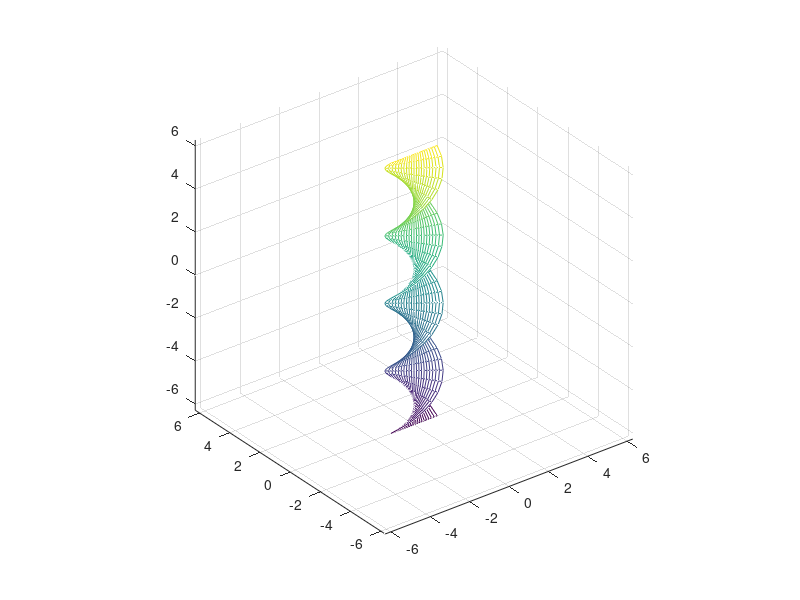

Here is the MATLAB script that generated this plot: (Note: this script raises an error after producing the figure.)
% Geometria Diferencial, FME, UPC
% 2018/9

% Llista 2: Superficies
% Solucions en Matlab a alguns problemes

% problema 2
% dibuixem l'helicoide
u=linspace(-2*pi,2*pi,41);
v=linspace(-1,1,21);
[u2,v2]=ndgrid(u,v);
x2=sinh(v2).*cos(u2);
y2=sinh(v2).*sin(u2);
z2=u2;
figure(1)
mesh(x2,y2,z2);
axis equal
alpha(0.50) % fraccio de transparencia de la superficie
xlabel('x');
ylabel('y');
zlabel('z');

% problema 3
% dibuix del paraboloide hiperbolic segons paramertizacio (b)
u=linspace(-1.5,1.5,31);
v=linspace(-1,1,21);
[u2,v2]=ndgrid(u,v);
x2=u2+v2;
y2=u2-v2;
z2=4*u2.*v2;
figure(2)
mesh(x2,y2,z2);
% axis equal
alpha(0.50) % fraccio de transparencia de la superficie
xlabel('x');
ylabel('y');
zlabel('z');
% dibuix del paraboloide hiperbolic segons paramertizacio (c)
u=linspace(-1,1,21);
v=linspace(-0.75,0.75,11);
[u2,v2]=ndgrid(u,v);
x2=u2.*cosh(v2);
y2=u2.*sinh(v2);
z2=u2.*u2;
figure(3)
mesh(x2,y2,z2);
% axis equal
alpha(0.50) % fraccio de transparencia de la superficie
xlabel('x');
ylabel('y');
zlabel('z');
